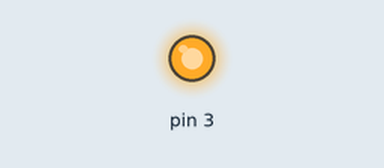
The sketch below on a simulated Arduino Uno, built with avr-gcc and run on an emulated ATmega328P. Parts: output pins drawn as LEDs (lit = HIGH).

Above: at 0.4 s.
At 20.4 s:
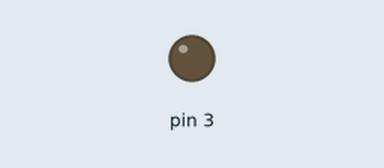
Timing chart, 0 to 24.7 s (numbered marks = the images above):
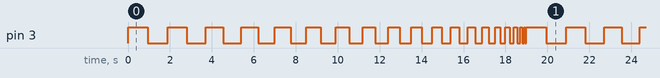

The sketch:

Faster_2.ino
```cpp
int counter=1000;
void setup() {
  pinMode(3,OUTPUT);
}

void loop() {
  for(int i=0;i<20;i++)
  {
   counter=counter-50;
   digitalWrite(3,HIGH);
   delay(counter);
   digitalWrite(3,LOW);
   delay(counter);
   if (counter==0)
   {
    counter=1000;
   }
  }
}
```

Measured:
- by itself, pin 3: moves between LOW and HIGH, repeating every 19.0 s
- by itself, everything shown: repeats every 19.0 s, in 38 steps
